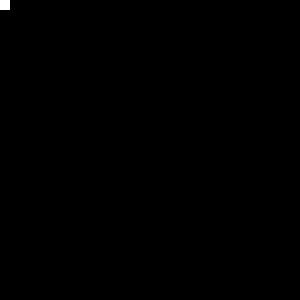
Frame 1 (no input)
Frame 60 (the mouse pressed at the canvas centre just before this capture): identical to frame 1, image omitted
Frame 120 (the mouse held since frame 60 and released just before this capture): identical to frame 1, image omitted

The Processing sketch that drew this single still picture (run headless with seeded random() and noise(); from frame 60 on, the mouse is pressed at the canvas centre):

// Processing sketch: processing_85741
// ── processing_85741.pde

/* 
 * Improved control of on-screen objects using the keys.
 * 
 * This is achieved by keeping track of whether a key has been pressed
 * or released, resorting to the native Processing functions 
 * keyPressed() and keyReleased() as well as global variebles to store the
 * state of each key. Some systems, however, do not register more than 2 or
 * 3 keys pressed simultaneously.
 */

boolean bKey_up    = false;
boolean bKey_down  = false;
boolean bKey_left  = false;
boolean bKey_right = false;
boolean bKey_space = false;

float avatar_x = 0;
float avatar_y = 0;

void setup() {
  size(300, 300);
  rectMode(CENTER);
  noStroke();
}

void draw() {
  background(0);
  fill(255);
  
  if (bKey_up)    avatar_y--;
  if (bKey_down)  avatar_y++;
  if (bKey_left)  avatar_x--;
  if (bKey_right) avatar_x++;
  if (bKey_space) fill(#FF0000);
  
  rect(avatar_x, avatar_y, 20, 20);
}

void keyPressed() {
  if (key == CODED) {
    if (keyCode == UP) {
      bKey_up = true;
    }
    else if (keyCode == DOWN) {
      bKey_down = true;
    }
    else if (keyCode == LEFT) {
      bKey_left = true;
    }
    else if (keyCode == RIGHT) {
      bKey_right = true;
    }
  }
  else {
    if (key == ' ') {
      bKey_space = true;
    }
  }
}

void keyReleased() {
  if (key == CODED) {
    if (keyCode == UP) {
      bKey_up = false;
    }
    else if (keyCode == DOWN) {
      bKey_down = false;
    }
    else if (keyCode == LEFT) {
      bKey_left = false;
    }
    else if (keyCode == RIGHT) {
      bKey_right = false;
    }
  }
  else {
    if (key == ' ') {
      bKey_space = false;
    }
  }
}
